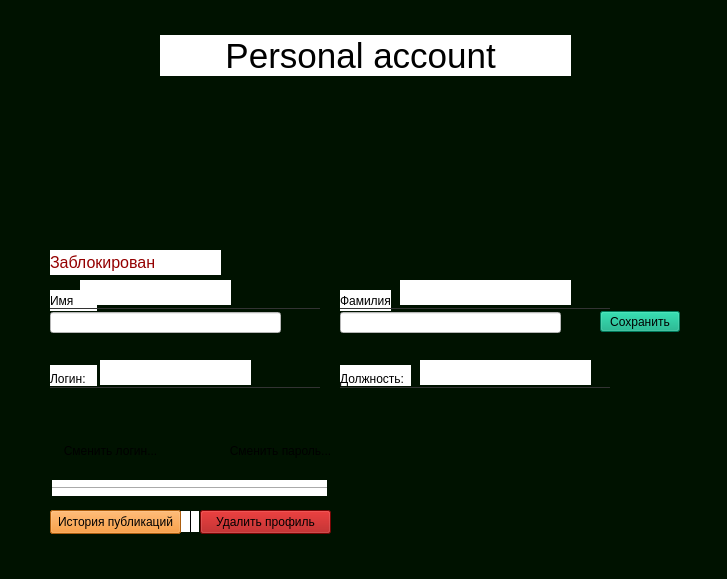
   <widget class="QWidget" name="accountPage">
    <property name="styleSheet">
     <string notr="true">
background-color: rgb(0, 18, 0);</string>
    </property>
    <widget class="QWidget" name="widget_3" native="true">
     <property name="geometry">
      <rect>
       <x>8</x>
       <y>100</y>
       <width>710</width>
       <height>470</height>
      </rect>
     </property>
     <property name="styleSheet">
      <string notr="true">background-image: url(:/LK_PFON.png);</string>
     </property>
    </widget>
    <widget class="QPushButton" name="setPhotoButton">
     <property name="geometry">
      <rect>
       <x>50</x>
       <y>130</y>
       <width>121</width>
       <height>111</height>
      </rect>
     </property>
     <property name="text">
      <string/>
     </property>
     <property name="icon">
      <iconset resource="qrc.qrc">
       <normaloff>:/addPhoto.png</normaloff>:/addPhoto.png</iconset>
     </property>
     <property name="iconSize">
      <size>
       <width>150</width>
       <height>150</height>
      </size>
     </property>
     <property name="flat">
      <bool>true</bool>
     </property>
    </widget>
    <widget class="QPushButton" name="deletePhotoButton">
     <property name="geometry">
      <rect>
       <x>60</x>
       <y>250</y>
       <width>101</width>
       <height>21</height>
      </rect>
     </property>
     <property name="text">
      <string>Удалить фото</string>
     </property>
     <property name="icon">
      <iconset resource="qrc.qrc">
       <normaloff>:/delete.png</normaloff>:/delete.png</iconset>
     </property>
     <property name="flat">
      <bool>true</bool>
     </property>
    </widget>
    <widget class="QLabel" name="label_8">
     <property name="geometry">
      <rect>
       <x>50</x>
       <y>365</y>
       <width>47</width>
       <height>21</height>
      </rect>
     </property>
     <property name="styleSheet">
      <string notr="true">background-color: rgb(255, 255, 255);</string>
     </property>
     <property name="text">
      <string>Логин:</string>
     </property>
     <property name="alignment">
      <set>Qt::AlignBottom|Qt::AlignLeading|Qt::AlignLeft</set>
     </property>
    </widget>
    <widget class="QLineEdit" name="editNameLineEdit">
     <property name="geometry">
      <rect>
       <x>50</x>
       <y>312</y>
       <width>231</width>
       <height>21</height>
      </rect>
     </property>
     <property name="font">
      <font>
       <pointsize>11</pointsize>
      </font>
     </property>
     <property name="styleSheet">
      <string notr="true">background-color: rgb(255, 255, 255);</string>
     </property>
     <property name="text">
      <string/>
     </property>
     <property name="readOnly">
      <bool>false</bool>
     </property>
    </widget>
    <widget class="QPushButton" name="editNameButton">
     <property name="geometry">
      <rect>
       <x>289</x>
       <y>312</y>
       <width>21</width>
       <height>21</height>
      </rect>
     </property>
     <property name="text">
      <string/>
     </property>
     <property name="icon">
      <iconset resource="qrc.qrc">
       <normaloff>:/edit.png</normaloff>:/edit.png</iconset>
     </property>
     <property name="flat">
      <bool>true</bool>
     </property>
    </widget>
    <widget class="QLineEdit" name="editSurnameLineEdit">
     <property name="geometry">
      <rect>
       <x>340</x>
       <y>312</y>
       <width>221</width>
       <height>21</height>
      </rect>
     </property>
     <property name="font">
      <font>
       <pointsize>11</pointsize>
      </font>
     </property>
     <property name="styleSheet">
      <string notr="true">background-color: rgb(255, 255, 255);</string>
     </property>
     <property name="text">
      <string/>
     </property>
    </widget>
    <widget class="QPushButton" name="saveChangesButton">
     <property name="geometry">
      <rect>
       <x>600</x>
       <y>311</y>
       <width>80</width>
       <height>21</height>
      </rect>
     </property>
     <property name="styleSheet">
      <string notr="true">background-color: rgb(0, 170, 127);</string>
     </property>
     <property name="text">
      <string>Сохранить</string>
     </property>
    </widget>
    <widget class="QLabel" name="label_4">
     <property name="geometry">
      <rect>
       <x>340</x>
       <y>290</y>
       <width>51</width>
       <height>21</height>
      </rect>
     </property>
     <property name="styleSheet">
      <string notr="true">background-color: rgb(255, 255, 255);</string>
     </property>
     <property name="text">
      <string>Фамилия </string>
     </property>
    </widget>
    <widget class="QPushButton" name="editSurnameButton">
     <property name="geometry">
      <rect>
       <x>568</x>
       <y>312</y>
       <width>21</width>
       <height>21</height>
      </rect>
     </property>
     <property name="text">
      <string/>
     </property>
     <property name="icon">
      <iconset resource="qrc.qrc">
       <normaloff>:/edit.png</normaloff>:/edit.png</iconset>
     </property>
     <property name="flat">
      <bool>true</bool>
     </property>
    </widget>
    <widget class="QPushButton" name="editLoginButton">
     <property name="geometry">
      <rect>
       <x>50</x>
       <y>440</y>
       <width>121</width>
       <height>21</height>
      </rect>
     </property>
     <property name="styleSheet">
      <string notr="true">
background-color: rgb(255, 255, 255);</string>
     </property>
     <property name="text">
      <string>Сменить логин...</string>
     </property>
     <property name="icon">
      <iconset resource="qrc.qrc">
       <normaloff>:/edit.png</normaloff>:/edit.png</iconset>
     </property>
     <property name="flat">
      <bool>true</bool>
     </property>
    </widget>
    <widget class="QPushButton" name="editPasswordButton">
     <property name="geometry">
      <rect>
       <x>220</x>
       <y>440</y>
       <width>121</width>
       <height>21</height>
      </rect>
     </property>
     <property name="styleSheet">
      <string notr="true">background-color: rgb(255, 255, 255);</string>
     </property>
     <property name="text">
      <string>Сменить пароль...</string>
     </property>
     <property name="icon">
      <iconset resource="qrc.qrc">
       <normaloff>:/edit.png</normaloff>:/edit.png</iconset>
     </property>
     <property name="flat">
      <bool>true</bool>
     </property>
    </widget>
    <widget class="QPushButton" name="logOutButton">
     <property name="geometry">
      <rect>
       <x>50</x>
       <y>510</y>
       <width>131</width>
       <height>24</height>
      </rect>
     </property>
     <property name="styleSheet">
      <string notr="true">background-color: rgb(240, 130, 19);</string>
     </property>
     <property name="text">
      <string>Выйти</string>
     </property>
     <property name="icon">
      <iconset resource="qrc.qrc">
       <normaloff>:/exit.png</normaloff>:/exit.png</iconset>
     </property>
    </widget>
    <widget class="QLabel" name="label_10">
     <property name="geometry">
      <rect>
       <x>181</x>
       <y>511</y>
       <width>18</width>
       <height>21</height>
      </rect>
     </property>
     <property name="styleSheet">
      <string notr="true">background-color: rgb(255, 255, 255);</string>
     </property>
     <property name="frameShape">
      <enum>QFrame::VLine</enum>
     </property>
     <property name="text">
      <string/>
     </property>
    </widget>
    <widget class="QLabel" name="loginLabel">
     <property name="geometry">
      <rect>
       <x>100</x>
       <y>360</y>
       <width>151</width>
       <height>25</height>
      </rect>
     </property>
     <property name="font">
      <font>
       <pointsize>12</pointsize>
       <italic>false</italic>
       <bold>false</bold>
      </font>
     </property>
     <property name="styleSheet">
      <string notr="true">background-color: rgb(255, 255, 255);
font: 12pt &quot;Arial&quot;;</string>
     </property>
     <property name="frameShape">
      <enum>QFrame::NoFrame</enum>
     </property>
     <property name="text">
      <string/>
     </property>
     <property name="alignment">
      <set>Qt::AlignBottom|Qt::AlignLeading|Qt::AlignLeft</set>
     </property>
    </widget>
    <widget class="QPushButton" name="deleteAccountButton">
     <property name="geometry">
      <rect>
       <x>200</x>
       <y>510</y>
       <width>131</width>
       <height>24</height>
      </rect>
     </property>
     <property name="styleSheet">
      <string notr="true">background-color: rgb(167, 5, 5);</string>
     </property>
     <property name="text">
      <string>Удалить профиль</string>
     </property>
    </widget>
    <widget class="QLabel" name="label_7">
     <property name="geometry">
      <rect>
       <x>52</x>
       <y>480</y>
       <width>275</width>
       <height>16</height>
      </rect>
     </property>
     <property name="font">
      <font>
       <pointsize>6</pointsize>
       <bold>false</bold>
      </font>
     </property>
     <property name="styleSheet">
      <string notr="true">background-color: rgb(255, 255, 255);</string>
     </property>
     <property name="frameShape">
      <enum>QFrame::HLine</enum>
     </property>
     <property name="frameShadow">
      <enum>QFrame::Sunken</enum>
     </property>
     <property name="text">
      <string/>
     </property>
     <property name="alignment">
      <set>Qt::AlignCenter</set>
     </property>
    </widget>
    <widget class="QLabel" name="label_3">
     <property name="geometry">
      <rect>
       <x>50</x>
       <y>290</y>
       <width>47</width>
       <height>21</height>
      </rect>
     </property>
     <property name="styleSheet">
      <string notr="true">background-color: rgb(255, 255, 255);</string>
     </property>
     <property name="text">
      <string>Имя</string>
     </property>
     <property name="alignment">
      <set>Qt::AlignLeading|Qt::AlignLeft|Qt::AlignVCenter</set>
     </property>
    </widget>
    <widget class="QWidget" name="widget_4" native="true">
     <property name="geometry">
      <rect>
       <x>140</x>
       <y>30</y>
       <width>445</width>
       <height>50</height>
      </rect>
     </property>
     <property name="styleSheet">
      <string notr="true">background-image: url(:/LK_PHO.png);</string>
     </property>
    </widget>
    <widget class="QLabel" name="label_5">
     <property name="geometry">
      <rect>
       <x>160</x>
       <y>35</y>
       <width>411</width>
       <height>41</height>
      </rect>
     </property>
     <property name="font">
      <font>
       <pointsize>26</pointsize>
       <italic>false</italic>
       <bold>false</bold>
      </font>
     </property>
     <property name="styleSheet">
      <string notr="true">background-color: rgb(255, 255, 255);
font: 26pt &quot;Bauhaus 93&quot;;</string>
     </property>
     <property name="text">
      <string>Personal account </string>
     </property>
     <property name="alignment">
      <set>Qt::AlignCenter</set>
     </property>
    </widget>
    <widget class="QLabel" name="postLabelRight">
     <property name="geometry">
      <rect>
       <x>420</x>
       <y>360</y>
       <width>171</width>
       <height>25</height>
      </rect>
     </property>
     <property name="font">
      <font>
       <pointsize>12</pointsize>
       <italic>false</italic>
       <bold>false</bold>
      </font>
     </property>
     <property name="styleSheet">
      <string notr="true">background-color: rgb(255, 255, 255);
font: 12pt &quot;Arial&quot;;</string>
     </property>
     <property name="frameShape">
      <enum>QFrame::NoFrame</enum>
     </property>
     <property name="text">
      <string/>
     </property>
     <property name="alignment">
      <set>Qt::AlignBottom|Qt::AlignLeading|Qt::AlignLeft</set>
     </property>
    </widget>
    <widget class="QLabel" name="postLabelLeft">
     <property name="geometry">
      <rect>
       <x>340</x>
       <y>365</y>
       <width>71</width>
       <height>21</height>
      </rect>
     </property>
     <property name="styleSheet">
      <string notr="true">background-color: rgb(255, 255, 255);</string>
     </property>
     <property name="text">
      <string>Должность:</string>
     </property>
     <property name="alignment">
      <set>Qt::AlignBottom|Qt::AlignLeading|Qt::AlignLeft</set>
     </property>
    </widget>
    <widget class="QLabel" name="label_14">
     <property name="geometry">
      <rect>
       <x>340</x>
       <y>387</y>
       <width>270</width>
       <height>1</height>
      </rect>
     </property>
     <property name="font">
      <font>
       <pointsize>2</pointsize>
      </font>
     </property>
     <property name="styleSheet">
      <string notr="true">background-color: rgb(51, 51, 51);</string>
     </property>
     <property name="frameShape">
      <enum>QFrame::NoFrame</enum>
     </property>
     <property name="frameShadow">
      <enum>QFrame::Plain</enum>
     </property>
     <property name="text">
      <string/>
     </property>
    </widget>
    <widget class="QLabel" name="label_9">
     <property name="geometry">
      <rect>
       <x>50</x>
       <y>387</y>
       <width>270</width>
       <height>1</height>
      </rect>
     </property>
     <property name="font">
      <font>
       <pointsize>2</pointsize>
      </font>
     </property>
     <property name="styleSheet">
      <string notr="true">background-color: rgb(51, 51, 51);</string>
     </property>
     <property name="frameShape">
      <enum>QFrame::NoFrame</enum>
     </property>
     <property name="frameShadow">
      <enum>QFrame::Plain</enum>
     </property>
     <property name="text">
      <string/>
     </property>
    </widget>
    <widget class="QLabel" name="label_25">
     <property name="geometry">
      <rect>
       <x>50</x>
       <y>308</y>
       <width>270</width>
       <height>1</height>
      </rect>
     </property>
     <property name="font">
      <font>
       <pointsize>2</pointsize>
      </font>
     </property>
     <property name="styleSheet">
      <string notr="true">background-color: rgb(51, 51, 51);</string>
     </property>
     <property name="frameShape">
      <enum>QFrame::NoFrame</enum>
     </property>
     <property name="frameShadow">
      <enum>QFrame::Plain</enum>
     </property>
     <property name="text">
      <string/>
     </property>
    </widget>
    <widget class="QLabel" name="label_26">
     <property name="geometry">
      <rect>
       <x>340</x>
       <y>308</y>
       <width>270</width>
       <height>1</height>
      </rect>
     </property>
     <property name="font">
      <font>
       <pointsize>2</pointsize>
      </font>
     </property>
     <property name="styleSheet">
      <string notr="true">background-color: rgb(51, 51, 51);</string>
     </property>
     <property name="frameShape">
      <enum>QFrame::NoFrame</enum>
     </property>
     <property name="frameShadow">
      <enum>QFrame::Plain</enum>
     </property>
     <property name="text">
      <string/>
     </property>
    </widget>
    <widget class="QLabel" name="nameLabel">
     <property name="geometry">
      <rect>
       <x>80</x>
       <y>280</y>
       <width>151</width>
       <height>25</height>
      </rect>
     </property>
     <property name="font">
      <font>
       <pointsize>11</pointsize>
      </font>
     </property>
     <property name="styleSheet">
      <string notr="true">background-color: rgb(255, 255, 255);</string>
     </property>
     <property name="frameShape">
      <enum>QFrame::NoFrame</enum>
     </property>
     <property name="text">
      <string/>
     </property>
     <property name="alignment">
      <set>Qt::AlignBottom|Qt::AlignLeading|Qt::AlignLeft</set>
     </property>
    </widget>
    <widget class="QLabel" name="surnameLabel">
     <property name="geometry">
      <rect>
       <x>400</x>
       <y>280</y>
       <width>171</width>
       <height>25</height>
      </rect>
     </property>
     <property name="font">
      <font>
       <pointsize>12</pointsize>
       <italic>false</italic>
       <bold>false</bold>
      </font>
     </property>
     <property name="styleSheet">
      <string notr="true">background-color: rgb(255, 255, 255);
font: 12pt &quot;Arial&quot;;</string>
     </property>
     <property name="frameShape">
      <enum>QFrame::NoFrame</enum>
     </property>
     <property name="text">
      <string/>
     </property>
     <property name="alignment">
      <set>Qt::AlignBottom|Qt::AlignLeading|Qt::AlignLeft</set>
     </property>
    </widget>
    <widget class="QPushButton" name="goToAdHistoryButton">
     <property name="geometry">
      <rect>
       <x>50</x>
       <y>510</y>
       <width>131</width>
       <height>24</height>
      </rect>
     </property>
     <property name="styleSheet">
      <string notr="true">background-color: rgb(240, 130, 19);</string>
     </property>
     <property name="text">
      <string>История публикаций</string>
     </property>
    </widget>
    <widget class="QLabel" name="statusLabel">
     <property name="geometry">
      <rect>
       <x>50</x>
       <y>250</y>
       <width>171</width>
       <height>25</height>
      </rect>
     </property>
     <property name="font">
      <font>
       <pointsize>12</pointsize>
       <italic>false</italic>
       <bold>false</bold>
      </font>
     </property>
     <property name="styleSheet">
      <string notr="true">background-color: rgb(255, 255, 255);
color: rgb(148, 0, 0);
font: 12pt &quot;Arial&quot;;</string>
     </property>
     <property name="frameShape">
      <enum>QFrame::NoFrame</enum>
     </property>
     <property name="text">
      <string>Заблокирован</string>
     </property>
    </widget>
    <widget class="QPushButton" name="backToAdminAdPageButton">
     <property name="geometry">
      <rect>
       <x>10</x>
       <y>10</y>
       <width>31</width>
       <height>31</height>
      </rect>
     </property>
     <property name="styleSheet">
      <string notr="true"/>
     </property>
     <property name="text">
      <string/>
     </property>
     <property name="icon">
      <iconset resource="qrc.qrc">
       <normaloff>:/backIcon.png</normaloff>:/backIcon.png</iconset>
     </property>
     <property name="iconSize">
      <size>
       <width>30</width>
       <height>30</height>
      </size>
     </property>
     <property name="flat">
      <bool>true</bool>
     </property>
    </widget>
    <widget class="QPushButton" name="setPhotoButton_3">
     <property name="geometry">
      <rect>
       <x>50</x>
       <y>130</y>
       <width>121</width>
       <height>111</height>
      </rect>
     </property>
     <property name="text">
      <string/>
     </property>
     <property name="icon">
      <iconset resource="qrc.qrc">
       <normaloff>:/addPhoto.png</normaloff>:/addPhoto.png</iconset>
     </property>
     <property name="iconSize">
      <size>
       <width>150</width>
       <height>150</height>
      </size>
     </property>
     <property name="flat">
      <bool>true</bool>
     </property>
    </widget>
    <widget class="QPushButton" name="backToChatButton">
     <property name="geometry">
      <rect>
       <x>10</x>
       <y>10</y>
       <width>31</width>
       <height>31</height>
      </rect>
     </property>
     <property name="text">
      <string/>
     </property>
     <property name="icon">
      <iconset resource="qrc.qrc">
       <normaloff>:/backIcon.png</normaloff>:/backIcon.png</iconset>
     </property>
     <property name="iconSize">
      <size>
       <width>30</width>
       <height>30</height>
      </size>
     </property>
     <property name="flat">
      <bool>true</bool>
     </property>
    </widget>
    <zorder>widget_3</zorder>
    <zorder>deleteAccountButton</zorder>
    <zorder>logOutButton</zorder>
    <zorder>editPasswordButton</zorder>
    <zorder>setPhotoButton</zorder>
    <zorder>editNameLineEdit</zorder>
    <zorder>editSurnameLineEdit</zorder>
    <zorder>saveChangesButton</zorder>
    <zorder>editNameButton</zorder>
    <zorder>editSurnameButton</zorder>
    <zorder>loginLabel</zorder>
    <zorder>label_4</zorder>
    <zorder>editLoginButton</zorder>
    <zorder>label_8</zorder>
    <zorder>deletePhotoButton</zorder>
    <zorder>label_10</zorder>
    <zorder>label_7</zorder>
    <zorder>label_3</zorder>
    <zorder>widget_4</zorder>
    <zorder>label_5</zorder>
    <zorder>postLabelRight</zorder>
    <zorder>postLabelLeft</zorder>
    <zorder>label_14</zorder>
    <zorder>label_9</zorder>
    <zorder>label_25</zorder>
    <zorder>label_26</zorder>
    <zorder>nameLabel</zorder>
    <zorder>surnameLabel</zorder>
    <zorder>goToAdHistoryButton</zorder>
    <zorder>statusLabel</zorder>
    <zorder>backToAdminAdPageButton</zorder>
    <zorder>setPhotoButton_3</zorder>
    <zorder>backToChatButton</zorder>
   </widget>
